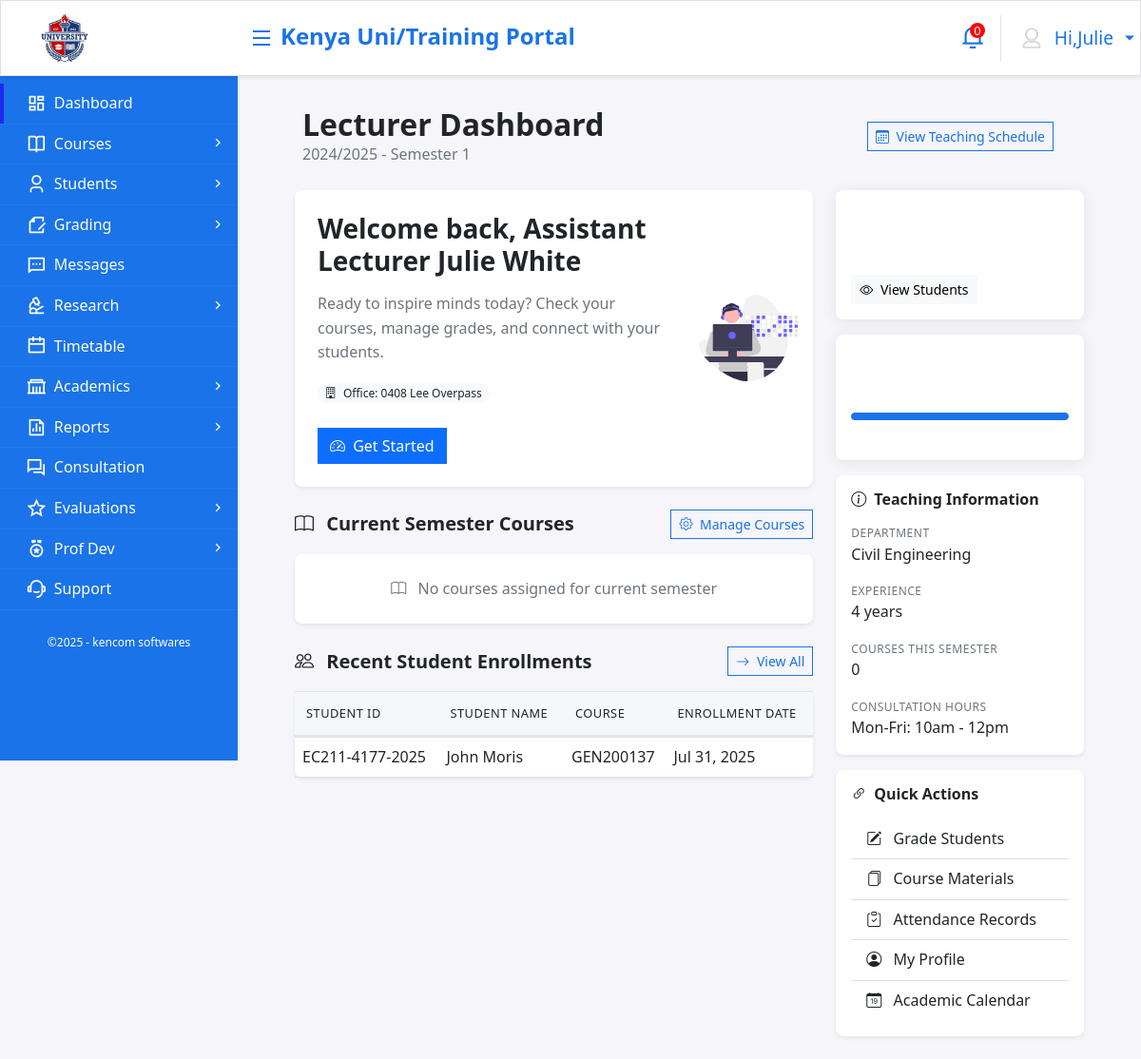
/lecturer/dashboard/ (signed in), run on an earlier commit of the app's database.
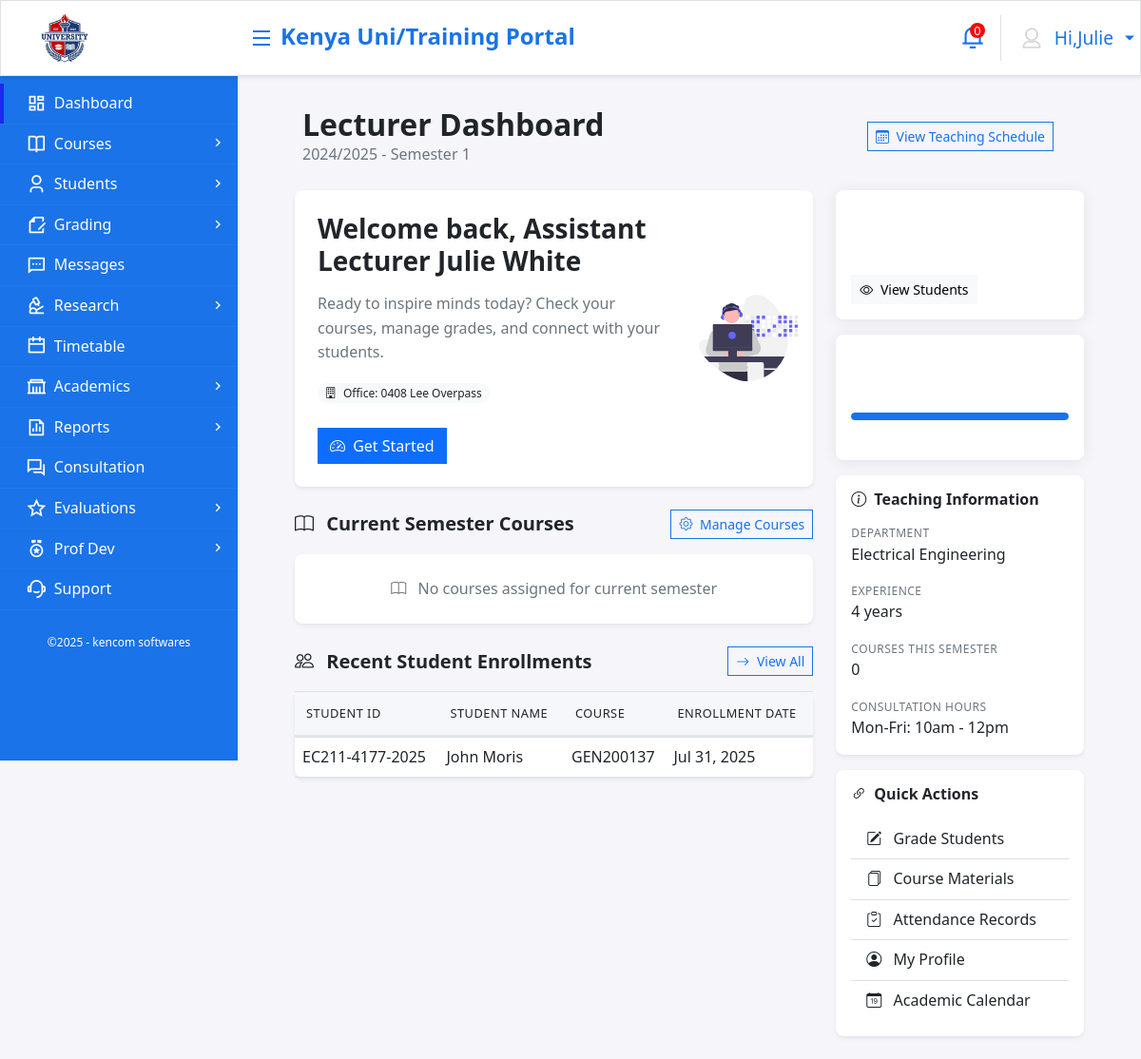
And on a later commit of the database.
### core_application/models.py (models this page shows, shortened)
class Lecturer(models.Model):
    ACADEMIC_RANKS = (
        ('professor', 'Professor'),
        ('associate_professor', 'Associate Professor'),
        ('senior_lecturer', 'Senior Lecturer'),
        ('lecturer', 'Lecturer'),
        ('assistant_lecturer', 'Assistant Lecturer'),
        ('tutorial_fellow', 'Tutorial Fellow'),
        ('graduate_assistant', 'Graduate Assistant'),
        ('visiting_lecturer', 'Visiting Lecturer'),
    )
    EMPLOYMENT_TYPES = (
        ('permanent', 'Permanent'),
        ('contract', 'Contract'),
        ('part_time', 'Part Time'),
        ('visiting', 'Visiting'),
        ('adjunct', 'Adjunct'),
    )
    user = models.OneToOneField(User, on_delete=models.CASCADE, related_name='lecturer_profile')
    employee_number = models.CharField(max_length=20, unique=True)
    department = models.ForeignKey(Department, on_delete=models.CASCADE, related_name='lecturers')
    academic_rank = models.CharField(max_length=30, choices=ACADEMIC_RANKS)
    employment_type = models.CharField(max_length=20, choices=EMPLOYMENT_TYPES, default='permanent')
    highest_qualification = models.CharField(max_length=100)
    university_graduated = models.CharField(max_length=200, blank=True)
    graduation_year = models.IntegerField(null=True, blank=True)
    research_interests = models.TextField(blank=True)
    publications = models.TextField(blank=True)
    professional_registration = models.CharField(max_length=100, blank=True)
    teaching_experience_years = models.IntegerField(default=0)
    research_experience_years = models.IntegerField(default=0)
    industry_experience_years = models.IntegerField(default=0)
    salary = models.DecimalField(max_digits=12, decimal_places=2, null=True, blank=True)
    joining_date = models.DateField()
    contract_end_date = models.DateField(null=True, blank=True)
    office_location = models.CharField(max_length=100, blank=True)
    office_phone = models.CharField(max_length=15, blank=True)
    consultation_hours = models.TextField(blank=True)
    is_active = models.BooleanField(default=True)

class Department(models.Model):
    name = models.CharField(max_length=100)
    code = models.CharField(max_length=10, unique=True)
    faculty = models.ForeignKey(Faculty, on_delete=models.CASCADE, related_name='departments')
    head_of_department = models.ForeignKey(User, on_delete=models.SET_NULL, null=True, blank=True, related_name='headed_departments')
    description = models.TextField(blank=True)
    established_date = models.DateField()
    is_active = models.BooleanField(default=True)

### core_application/views.py (the view, shortened to what this page needs)
# urls.py: path('lecturer/dashboard/', views.lecturer_dashboard, name='lecturer_dashboard'),
@login_required
def lecturer_dashboard(request):
    if not hasattr(request.user, 'lecturer_profile') or request.user.user_type not in ['lecturer', 'professor']:
        messages.error(request, "Access denied. You must be a lecturer to view this page.")
        return redirect('home')
    lecturer = request.user.lecturer_profile
    current_semester = Semester.objects.filter(is_current=True).first()
    current_academic_year = AcademicYear.objects.filter(is_current=True).first()
    current_courses = Course.objects.filter(
        department=lecturer.department,
        enrollments__semester=current_semester,
        enrollments__lecturer=lecturer
    ).distinct() if current_semester else Course.objects.none()
    total_students = Enrollment.objects.filter(
        lecturer=lecturer,
        semester=current_semester,
        is_active=True
    ).count() if current_semester else 0
    courses_with_students = []
    recent_enrollments = Enrollment.objects.filter(
        lecturer=lecturer,
        semester=current_semester,
        is_active=True
    ).select_related('student', 'course').order_by('-enrollment_date')[:5] if current_semester else []
    total_grades_pending = Enrollment.objects.filter(
        lecturer=lecturer,
        semester=current_semester,
        is_active=True
    ).exclude(grade__isnull=False).count() if current_semester else 0
    total_grades_completed = Grade.objects.filter(
        enrollment__lecturer=lecturer,
        enrollment__semester=current_semester
    ).count() if current_semester else 0
    total_enrollments = total_grades_pending + total_grades_completed
    grading_progress = (total_grades_completed / total_enrollments * 100) if total_enrollments > 0 else 0
    total_courses_teaching = current_courses.count()
    consultation_hours = lecturer.consultation_hours
    office_location = lecturer.office_location
    academic_rank = lecturer.get_academic_rank_display()
    teaching_experience = lecturer.teaching_experience_years
    context = {
        'lecturer': lecturer,
        'current_semester': current_semester,
        'current_academic_year': current_academic_year,
        'total_students': total_students,
        'total_courses_teaching': total_courses_teaching,
        'courses_with_students': courses_with_students,
        'recent_enrollments': recent_enrollments,
        'total_grades_pending': total_grades_pending,
        'total_grades_completed': total_grades_completed,
        'grading_progress': round(grading_progress, 1),
        'consultation_hours': consultation_hours,
        'office_location': office_location,
        'academic_rank': academic_rank,
        'teaching_experience': teaching_experience,
    }
    return render(request, 'lecturers/lecturer_dashboard.html', context)

### core_application/models.py (called while the page is built)
    def __str__(self):
        return f"{self.academic_year.year} - Semester {self.semester_number}"

### templates/lecturers/lecturer_dashboard.html (shortened to what the changed rows need)
{% extends 'lecturer_base.html' %}
{% load static %}
{% block content %}
<div class="container onprintContainer">
    <div class="row p-3">
        <div class="row d-flex flex-row align-items-center">
            <div class="col-md-8">
                <h2 class="fw-bold text-start mb-0">Lecturer Dashboard</h2>
            </div>
        </div>
    </div>
    <div class="row p-2">
        <div class="col-md-8">
            <div class="card shadow-sm mb-4">
                <div class="row g-0">
                    <div class="col-md-9 p-4">
                        <p class="card-text text-muted">
                            {% if office_location %}
                            <div class="mt-2">
                                <span class="badge bg-light text-dark">
                                    <i class="bi bi-building me-1"></i> Office: {{ office_location }}
                                </span>
                            </div>
                            {% endif %}
                        </p>
                    </div>
                </div>
            </div>
            {% if recent_enrollments %}
            <div class="card shadow-sm">
                <div class="card-body p-0">
                    <div class="table-responsive">
                        <table class="table table-hover mb-0">
                            <thead class="thead-light">
                                <tr>
                                    <th>Student ID</th>
                                    <th>Student Name</th>
                                    <th>Course</th>
                                    <th>Enrollment Date</th>
                                </tr>
                            </thead>
                        </table>
                    </div>
                </div>
            </div>
            {% endif %}
        </div>
        <div class="col-md-4">
            <div class="card shadow-sm mb-3 teaching-info-card">
                <div class="card-body">
                    <div class="mb-3">
                        <div class="info-label">Department</div>
                        <div class="info-value">{{ lecturer.department.name }}</div>
                    </div>
                    {% if consultation_hours %}
                    <div>
                        <div class="info-label">Consultation Hours</div>
                        <div class="info-value">{{ consultation_hours }}</div>
                    </div>
                    {% endif %}
                </div>
            </div>
        </div>
    </div>
</div>
{% endblock %}

What changed in the data, as far as the page shows it:
changed Lecturer "Mon-Fri: 10am - 12pm": department.name "Civil Engineering" → "Electrical Engineering"
